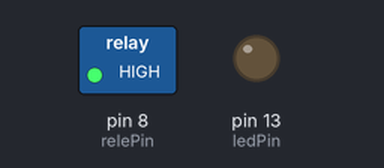
The sketch below on a simulated Arduino Uno, built with avr-gcc and run on an emulated ATmega328P. Parts: switched loads named in the sketch (green lamp = pin HIGH), output pins drawn as LEDs (lit = HIGH).

Above: at 1.0 s.
At 2.5 s:
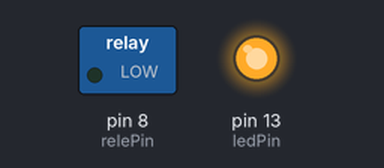
At 4.0 s:
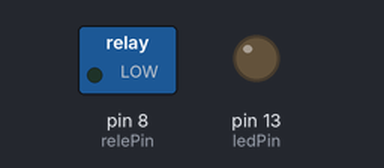
Timing chart, 0 to 6.5 s (numbered marks = the images above):
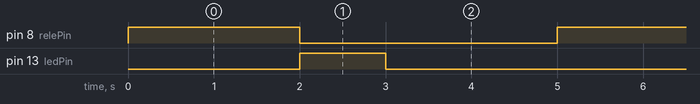

Measured:
- by itself, pin 8 (relePin): alternates HIGH for 2.0 s and LOW for 3.0 s
- by itself, pin 13 (ledPin): alternates HIGH for 1.0 s and LOW for 4.0 s
- by itself, everything shown: repeats every 5.0 s, in 3 steps

The sketch:

ReleConLed.ino
```cpp
int relePin = 8;
int ledPin = 13;

void setup() {
  pinMode(relePin, OUTPUT);
  pinMode(ledPin, OUTPUT);
}

void loop() {
  // Encender relé
  digitalWrite(relePin, HIGH);
  delay(2000);
  // Apagar el relé y encender el LED por un segundo
  digitalWrite(relePin, LOW);
  digitalWrite(ledPin, HIGH);
  delay(1000);
  digitalWrite(ledPin, LOW);
  // Repetir luego de 2 segundos
  delay(2000);
}
```
